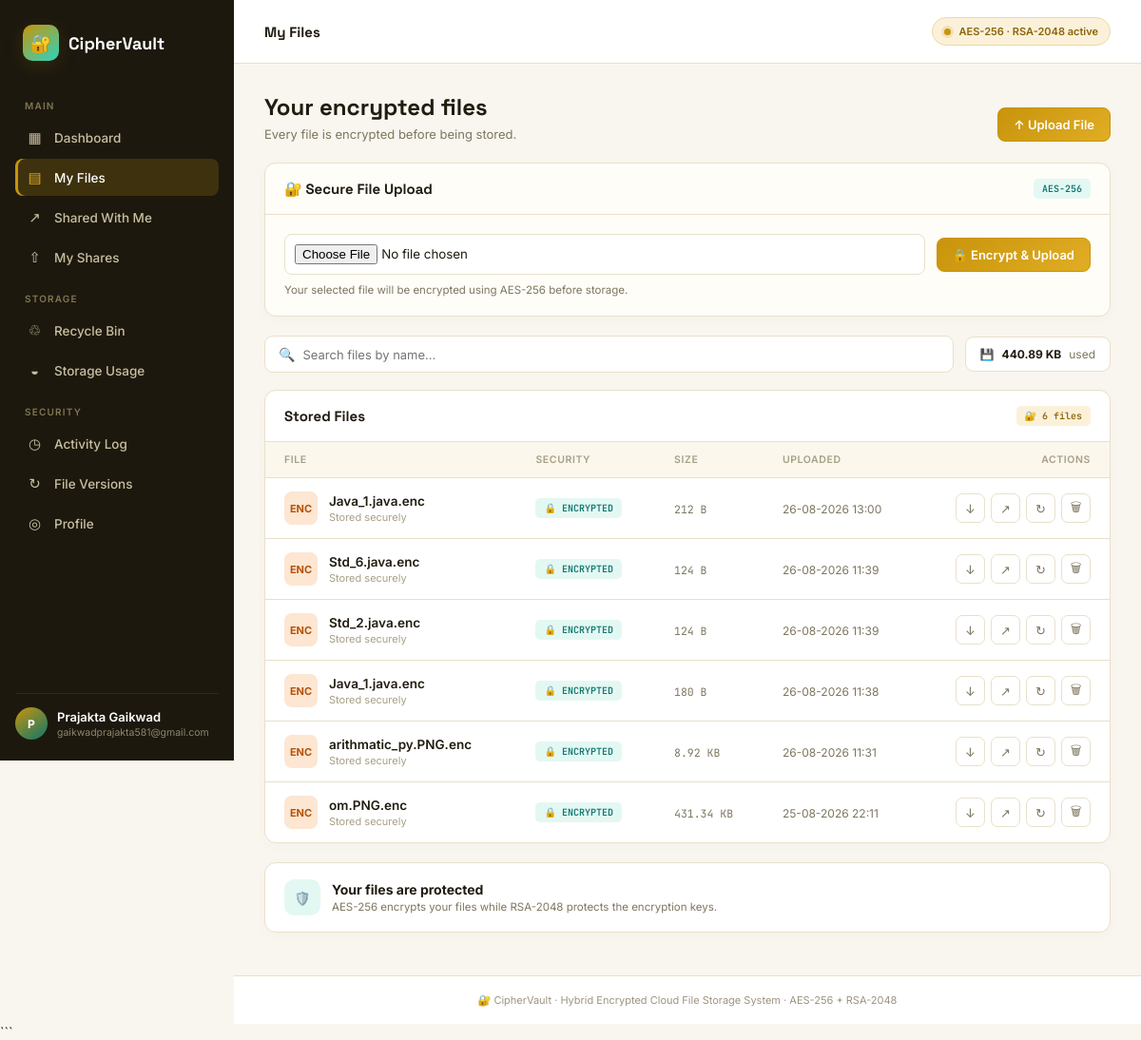
The app's page /myfiles (signed in) with its own data.
### tables this page shows
CREATE TABLE files(

    id INTEGER PRIMARY KEY AUTOINCREMENT,
    filename TEXT,

    email TEXT,

    upload_date TEXT

, file_size INTEGER DEFAULT 0, filepath TEXT);

### app.py (the view)
@app.route("/myfiles")
def myfiles():
    if not login_required():
        return redirect("/login")
    user_email = session["email"]
    search = request.args.get("search", "")
    conn = get_db()
    cursor = conn.cursor()
    if search:
        cursor.execute(
            """
            SELECT filename, upload_date, file_size
            FROM files
            WHERE email = ?
            AND filename LIKE ?
            ORDER BY id DESC
            """,
            (
                user_email,
                "%" + search + "%"
            )
        )
    else:
        cursor.execute(
            """
            SELECT filename, upload_date, file_size
            FROM files
            WHERE email = ?
            ORDER BY id DESC
            """,
            (user_email,)
        )
    rows = cursor.fetchall()
    conn.close()
    files = []
    total_storage = 0
    for row in rows:
        size_bytes = row["file_size"] or 0
        total_storage += size_bytes
        if size_bytes >= 1024 * 1024:
            size_display = f"{size_bytes / (1024 * 1024):.2f} MB"
        elif size_bytes >= 1024:
            size_display = f"{size_bytes / 1024:.2f} KB"
        else:
            size_display = f"{size_bytes} B"
        files.append({
            "filename": row["filename"],
            "upload_date": row["upload_date"] or "Unknown",
            "size": size_display
        })
    if total_storage >= 1024 * 1024:
        total_storage_display = f"{total_storage / (1024 * 1024):.2f} MB"
    elif total_storage >= 1024:
        total_storage_display = f"{total_storage / 1024:.2f} KB"
    else:
        total_storage_display = f"{total_storage} B"
    return render_template(
        "myfiles.html",
        files=files,
        search=search,
        total_storage=total_storage_display
    )

### templates/myfiles.html (shortened to what this page needs)
<!DOCTYPE html>
<html lang="en">
<head>
    <link rel="stylesheet"
          href="{{ url_for('static', filename='css/vault-theme.css') }}">
</head>
<body>
<div class="app-shell">
    <aside class="sidebar">
        <div class="brand">
            <div class="brand-mark">
                🔐
            </div>
            <div class="brand-name">
                CipherVault
            </div>
        </div>
        <div class="nav-section-label">
            Main
        </div>
        <a href="/dashboard"
           class="nav-item">
            <span class="ic">▦</span>
            Dashboard
        </a>
        <a href="/myfiles"
           class="nav-item active">
            <span class="ic">▤</span>
            My Files
        </a>
        <a href="/shared-with-me"
           class="nav-item">
            <span class="ic">↗</span>
            Shared With Me
        </a>
        <a href="/my-shares"
           class="nav-item">
            <span class="ic">⇧</span>
            My Shares
        </a>
        <div class="nav-section-label">
            Storage
        </div>
        <a href="/trash"
           class="nav-item">
            <span class="ic">♲</span>
            Recycle Bin
        </a>
        <a href="/storage-usage"
           class="nav-item">
            <span class="ic">◒</span>
            Storage Usage
        </a>
        <div class="nav-section-label">
            Security
        </div>
        <a href="/activity-log"
           class="nav-item">
            <span class="ic">◷</span>
            Activity Log
        </a>
        <a href="/versions"
           class="nav-item">
            <span class="ic">↻</span>
            File Versions
        </a>
        <a href="/profile"
           class="nav-item">
            <span class="ic">◎</span>
            Profile
        </a>
        <div class="sidebar-footer">
            <div class="avatar">
                {{ session.get('fullname', 'U')[0]|upper }}
            </div>
            <div class="user-meta">
                <div class="name">
                    {{ session.get('fullname', 'User') }}
                </div>
                <div class="role">
                    {{ session.get('email', '') }}
                </div>
            </div>
        </div>
    </aside>
    <main class="main">
        <header class="topbar">
            <h2>
                My Files
            </h2>
            <div class="vault-status">
                <span class="pulse-dot"></span>
                AES-256 · RSA-2048 active
            </div>
        </header>
        <section class="content">
            <div class="page-head">
                <div>
                    <h1>
                        Your encrypted files
                    </h1>
                    <p>
                        Every file is encrypted before being stored.
                    </p>
                </div>
                <a href="#uploadBox"
                   class="btn btn-primary">
                    ↑ Upload File
                </a>
            </div>
            <div id="uploadBox"
                 class="panel"
                 style="
                    margin-bottom:20px;
                    background:#fffdf8;
                 ">
                <div class="panel-head">
                    <h2>
                        🔐 Secure File Upload
                    </h2>
                    <span class="badge badge-teal">
                        AES-256
                    </span>
                </div>
                <div style="padding:20px;">
                    <form action="/upload"
                          method="POST"
                          enctype="multipart/form-data">
                        <div style="
                            display:flex;
                            align-items:center;
                            gap:12px;
                            flex-wrap:wrap;
                        ">
                            <input
                                type="file"
                                name="file"
                                required
                                style="
                                    flex:1;
                                    min-width:220px;
                                    padding:10px;
                                    border:1px solid var(--border);
                                    border-radius:8px;
                                    background:white;
                                "
                            >
                            <button
                                type="submit"
                                class="btn btn-primary">
                                🔒 Encrypt & Upload
                            </button>
                        </div>
                        <p style="
                            margin-top:9px;
                            color:var(--muted);
                            font-size:11.5px;
                        ">
                            Your selected file will be encrypted
                            using AES-256 before storage.
                        </p>
                    </form>
                </div>
            </div>
            <div style="
                display:flex;
                align-items:center;
                gap:12px;
                margin-bottom:18px;
                flex-wrap:wrap;
            ">
                <form
                    method="GET"
                    action="/myfiles"
                    style="
                        flex:1;
                        min-width:230px;
                        display:flex;
                        align-items:center;
                        gap:8px;
                        background:white;
                        border:1px solid var(--border);
                        border-radius:9px;
                        padding:10px 14px;
                    "
                >
                    <span style="
                        color:var(--faint);
                    ">
                        🔍
                    </span>
                    <input
                        type="text"
                        name="search"
                        placeholder="Search files by name..."
                        value="{{ search|default('') }}"
                        style="
                            border:none;
                            outline:none;
                            background:transparent;
                            width:100%;
                            font-family:Inter,sans-serif;
                            font-size:13px;
                            color:var(--text);
                        "
                    >
                </form>
                <div style="
                    display:flex;
                    align-items:center;
                    gap:8px;
                    background:white;
                    border:1px solid var(--border);
                    border-radius:9px;
                    padding:10px 15px;
                    color:var(--muted);
                    font-size:12px;
                    white-space:nowrap;
                ">
                    💾
                    <strong style="
                        color:var(--text);
                    ">
                        {{ total_storage }}
                    </strong>
                    used
                </div>
            </div>
            <div class="panel">
                {% if files %}
                <div class="panel-head">
                    <h2>
                        Stored Files
                    </h2>
                    <span class="badge">
                        🔐 {{ files|length }} files
                    </span>
                </div>
                <div style="
                    overflow-x:auto;
                ">
                    <table>
                        <thead>
                            <tr>
                                <th>
                                    File
                                </th>
                                <th>
                                    Security
                                </th>
                                <th>
                                    Size
                                </th>
                                <th>
                                    Uploaded
                                </th>
                                <th style="
                                    text-align:right;
                                ">
                                    Actions
                                </th>
                            </tr>
                        </thead>
                        <tbody>
                        {% for file in files %}
                            <tr>
                                <td>
                                    <div class="file-cell">
                                        <div class="file-ic">
                                            {{ file.filename.split('.')[-1][:3]|upper
                                               if '.' in file.filename
                                               else 'FILE' }}
                                        </div>
                                        <div>
                                            <div class="file-name">
                                                {{ file.filename }}
                                            </div>
                                            <div class="file-sub">
                                                Stored securely
                                            </div>
                                        </div>
                                    </div>
                                </td>
                                <td>
                                    <span class="badge badge-teal">
                                        🔒 ENCRYPTED
                                    </span>
                                </td>
                                <td>
                                    <span style="
                                        font-family:'JetBrains Mono',monospace;
                                        font-size:11.5px;
                                        color:var(--muted);
                                    ">
                                        {{ file.size }}
                                    </span>
                                </td>
                                <td>
                                    <span style="
                                        font-size:12px;
                                        color:var(--muted);
                                    ">
                                        {{ file.upload_date }}
                                    </span>
                                </td>
                                <td>
                                    <div class="actions-cell">
                                        <a
                                            href="/download/{{ file.filename }}"
                                            class="icon-btn"
                                            title="Download"
                                        >
                                            ↓
                                        </a>
                                        <a
                                            href="/share/{{ file.filename }}"
                                            class="icon-btn"
                                            title="Share"
                                        >
                                            ↗
                                        </a>
                                        <a
                                            href="/versions/{{ file.filename }}"
                                            class="icon-btn"
                                            title="Versions"
                                        >
                                            ↻
                                        </a>
                                        <a
                                            href="/delete/{{ file.filename }}"
                                            class="icon-btn danger"
                                            title="Delete"
                                            onclick="
                                                return confirm(
                                                    'Move this file to Recycle Bin?'
                                                );
                                            "
                                        >
                                            🗑
                                        </a>
                                    </div>
                                </td>
                            </tr>
                        {% endfor %}
                        </tbody>
                    </table>
                </div>
                {% endif %}
            </div>
            <div class="panel"
                 style="margin-top:20px;">
                <div style="
                    padding:17px 20px;
                    display:flex;
                    align-items:center;
                    gap:12px;
                ">
                    <div style="
                        width:38px;
                        height:38px;
                        border-radius:10px;
                        background:#e4f8f3;
                        display:flex;
                        align-items:center;
                        justify-content:center;
                        flex-shrink:0;
                    ">
                        🛡️
                    </div>
                    <div>
                        <strong>
                            Your files are protected
                        </strong>
                        <p style="
                            color:var(--muted);
                            font-size:11.5px;
                            margin-top:3px;
                        ">
                            AES-256 encrypts your files while
                            RSA-2048 protects the encryption keys.
                        </p>
                    </div>
                </div>
            </div>
        </section>
        <footer style="
            padding:18px 30px;
            border-top:1px solid var(--border);
            background:#ffffff;
            color:#9b947f;
            font-size:11px;
            text-align:center;
        ">
            🔐 CipherVault · Hybrid Encrypted Cloud File Storage System
            · AES-256 + RSA-2048
        </footer>
    </main>
</div>
</body>
</html>

### records on screen
files: filename "ENC", filename "Java_1.java.enc", size "212 B", upload_date "26-08-2026 13:00"
files: filename "ENC", filename "Std_6.java.enc", size "124 B", upload_date "26-08-2026 11:39"
files: filename "ENC", filename "Std_2.java.enc", size "124 B", upload_date "26-08-2026 11:39"
files: filename "ENC", filename "Java_1.java.enc", size "180 B", upload_date "26-08-2026 11:38"
files: filename "ENC", filename "arithmatic_py.PNG.enc", size "8.92 KB", upload_date "26-08-2026 11:31"
files: filename "ENC", filename "om.PNG.enc", size "431.34 KB", upload_date "25-08-2026 22:11"

### other values on screen
{{ session.get('fullname', 'U')[0]|upper }} "P"
{{ session.get('fullname', 'User') }} "Prajakta Gaikwad"
{{ session.get('email', '') }} "gaikwadprajakta581@gmail.com"
{{ total_storage }} "440.89 KB"
{{ files|length }} "6"
